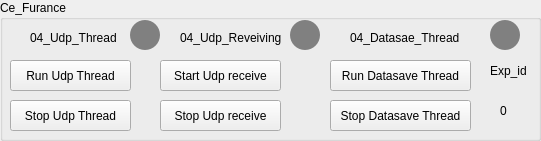
    <widget class="QGroupBox" name="groupBox_26">
     <property name="geometry">
      <rect>
       <x>0</x>
       <y>160</y>
       <width>541</width>
       <height>141</height>
      </rect>
     </property>
     <property name="title">
      <string>Ce_Furance</string>
     </property>
     <widget class="QPushButton" name="pushButton_114">
      <property name="geometry">
       <rect>
        <x>290</x>
        <y>20</y>
        <width>30</width>
        <height>30</height>
       </rect>
      </property>
      <property name="styleSheet">
       <string notr="true">border-radius:15px;
background-color:grey;
</string>
      </property>
      <property name="text">
       <string/>
      </property>
     </widget>
     <widget class="QPushButton" name="pushButton_115">
      <property name="geometry">
       <rect>
        <x>160</x>
        <y>60</y>
        <width>121</width>
        <height>31</height>
       </rect>
      </property>
      <property name="text">
       <string>Start Udp receive</string>
      </property>
     </widget>
     <widget class="QPushButton" name="pushButton_116">
      <property name="geometry">
       <rect>
        <x>330</x>
        <y>60</y>
        <width>141</width>
        <height>31</height>
       </rect>
      </property>
      <property name="text">
       <string>Run Datasave Thread</string>
      </property>
     </widget>
     <widget class="QPushButton" name="pushButton_117">
      <property name="geometry">
       <rect>
        <x>160</x>
        <y>100</y>
        <width>121</width>
        <height>31</height>
       </rect>
      </property>
      <property name="text">
       <string>Stop Udp receive</string>
      </property>
     </widget>
     <widget class="QLabel" name="label_99">
      <property name="geometry">
       <rect>
        <x>30</x>
        <y>30</y>
        <width>91</width>
        <height>16</height>
       </rect>
      </property>
      <property name="text">
       <string>04_Udp_Thread</string>
      </property>
     </widget>
     <widget class="QPushButton" name="pushButton_118">
      <property name="geometry">
       <rect>
        <x>130</x>
        <y>20</y>
        <width>30</width>
        <height>30</height>
       </rect>
      </property>
      <property name="styleSheet">
       <string notr="true">border-radius:15px;
background-color:grey;
</string>
      </property>
      <property name="text">
       <string/>
      </property>
     </widget>
     <widget class="QLabel" name="label_100">
      <property name="geometry">
       <rect>
        <x>180</x>
        <y>30</y>
        <width>101</width>
        <height>16</height>
       </rect>
      </property>
      <property name="text">
       <string>04_Udp_Reveiving</string>
      </property>
     </widget>
     <widget class="QPushButton" name="pushButton_119">
      <property name="geometry">
       <rect>
        <x>330</x>
        <y>100</y>
        <width>141</width>
        <height>31</height>
       </rect>
      </property>
      <property name="text">
       <string>Stop Datasave Thread</string>
      </property>
     </widget>
     <widget class="QPushButton" name="pushButton_120">
      <property name="geometry">
       <rect>
        <x>10</x>
        <y>60</y>
        <width>121</width>
        <height>31</height>
       </rect>
      </property>
      <property name="text">
       <string>Run Udp Thread</string>
      </property>
     </widget>
     <widget class="QPushButton" name="pushButton_121">
      <property name="geometry">
       <rect>
        <x>490</x>
        <y>20</y>
        <width>30</width>
        <height>30</height>
       </rect>
      </property>
      <property name="styleSheet">
       <string notr="true">border-radius:15px;
background-color:grey
;
</string>
      </property>
      <property name="text">
       <string/>
      </property>
     </widget>
     <widget class="QPushButton" name="pushButton_122">
      <property name="geometry">
       <rect>
        <x>10</x>
        <y>100</y>
        <width>121</width>
        <height>31</height>
       </rect>
      </property>
      <property name="text">
       <string>Stop Udp Thread</string>
      </property>
     </widget>
     <widget class="QLabel" name="label_101">
      <property name="geometry">
       <rect>
        <x>350</x>
        <y>30</y>
        <width>121</width>
        <height>16</height>
       </rect>
      </property>
      <property name="text">
       <string>04_Datasae_Thread</string>
      </property>
     </widget>
     <widget class="QLabel" name="label_102">
      <property name="geometry">
       <rect>
        <x>490</x>
        <y>60</y>
        <width>41</width>
        <height>21</height>
       </rect>
      </property>
      <property name="text">
       <string>Exp_id</string>
      </property>
     </widget>
     <widget class="QLabel" name="label_103">
      <property name="geometry">
       <rect>
        <x>500</x>
        <y>100</y>
        <width>21</width>
        <height>21</height>
       </rect>
      </property>
      <property name="text">
       <string>0</string>
      </property>
     </widget>
    </widget>
